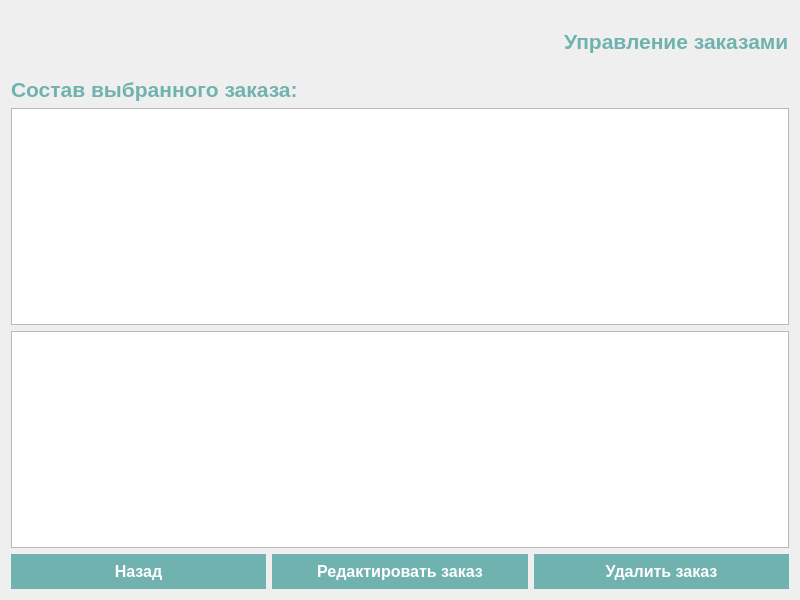
<?xml version="1.0" encoding="UTF-8"?>
<ui version="4.0">
 <class>OrdersDialog</class>
 <widget class="QWidget" name="OrdersDialog">
  <property name="geometry">
   <rect>
    <x>0</x>
    <y>0</y>
    <width>800</width>
    <height>600</height>
   </rect>
  </property>
  <property name="minimumSize">
   <size>
    <width>800</width>
    <height>600</height>
   </size>
  </property>
  <property name="windowIcon">
   <iconset>
    <normaloff>images/Чудо Обувь.png</normaloff>images/Чудо Обувь.png</iconset>
  </property>
  <layout class="QVBoxLayout" name="verticalLayout">
   <item>
    <layout class="QHBoxLayout" name="horizontalLayout">
     <item>
      <widget class="QLabel" name="label">
       <property name="minimumSize">
        <size>
         <width>60</width>
         <height>60</height>
        </size>
       </property>
       <property name="maximumSize">
        <size>
         <width>60</width>
         <height>60</height>
        </size>
       </property>
       <property name="text">
        <string/>
       </property>
       <property name="pixmap">
        <pixmap>images/Чудо Обувь.png</pixmap>
       </property>
       <property name="scaledContents">
        <bool>true</bool>
       </property>
      </widget>
     </item>
     <item>
      <spacer name="horizontalSpacer">
       <property name="orientation">
        <enum>Qt::Horizontal</enum>
       </property>
       <property name="sizeHint" stdset="0">
        <size>
         <width>188</width>
         <height>20</height>
        </size>
       </property>
      </spacer>
     </item>
     <item>
      <widget class="QLabel" name="titleLabel">
       <property name="styleSheet">
        <string notr="true">QLabel#titleLabel {
font-family: 'Calibri';
font-size: 16pt;
font-weight: bold;
color: #70B2AF;
}
</string>
       </property>
       <property name="text">
        <string>Управление заказами</string>
       </property>
      </widget>
     </item>
    </layout>
   </item>
   <item>
    <widget class="QLabel" name="detailsLabel">
     <property name="styleSheet">
      <string notr="true">QLabel#detailsLabel {
font-family: 'Calibri';
font-size: 16pt;
font-weight: bold;
color: #70B2AF;
}
</string>
     </property>
     <property name="text">
      <string>Состав выбранного заказа:</string>
     </property>
    </widget>
   </item>
   <item>
    <widget class="QTableWidget" name="ordersTable">
     <property name="editTriggers">
      <set>QAbstractItemView::NoEditTriggers</set>
     </property>
     <attribute name="verticalHeaderStretchLastSection">
      <bool>true</bool>
     </attribute>
    </widget>
   </item>
   <item>
    <widget class="QTableWidget" name="orderDetailsTable"/>
   </item>
   <item>
    <layout class="QHBoxLayout" name="horizontalLayout_2">
     <item>
      <widget class="QPushButton" name="backButton">
       <property name="styleSheet">
        <string notr="true">QPushButton {
background-color: #70B2AF;
color: #FFFFFF;
border: none;
padding: 8px 16px;
font-family: 'Calibri';
font-size: 12pt;
font-weight: bold;
}

QPushButton:hover  {
background-color: #5A9B98;
}

QPushButton:hover {
background-color: #4A8582;
}
</string>
       </property>
       <property name="text">
        <string>Назад</string>
       </property>
      </widget>
     </item>
     <item>
      <widget class="QPushButton" name="editOrderButton">
       <property name="styleSheet">
        <string notr="true">QPushButton {
background-color: #70B2AF;
color: #FFFFFF;
border: none;
padding: 8px 16px;
font-family: 'Calibri';
font-size: 12pt;
font-weight: bold;
}

QPushButton:hover  {
background-color: #5A9B98;
}</string>
       </property>
       <property name="text">
        <string>Редактировать заказ</string>
       </property>
      </widget>
     </item>
     <item>
      <widget class="QPushButton" name="deleteOrderButton">
       <property name="styleSheet">
        <string notr="true">QPushButton {
background-color: #70B2AF;
color: #FFFFFF;
border: none;
padding: 8px 16px;
font-family: 'Calibri';
font-size: 12pt;
font-weight: bold;
}

QPushButton:hover  {
background-color: #5A9B98;
}

QPushButton:hover {
background-color: #4A8582;
}
</string>
       </property>
       <property name="text">
        <string>Удалить заказ</string>
       </property>
      </widget>
     </item>
    </layout>
   </item>
  </layout>
 </widget>
 <resources/>
 <connections/>
</ui>
